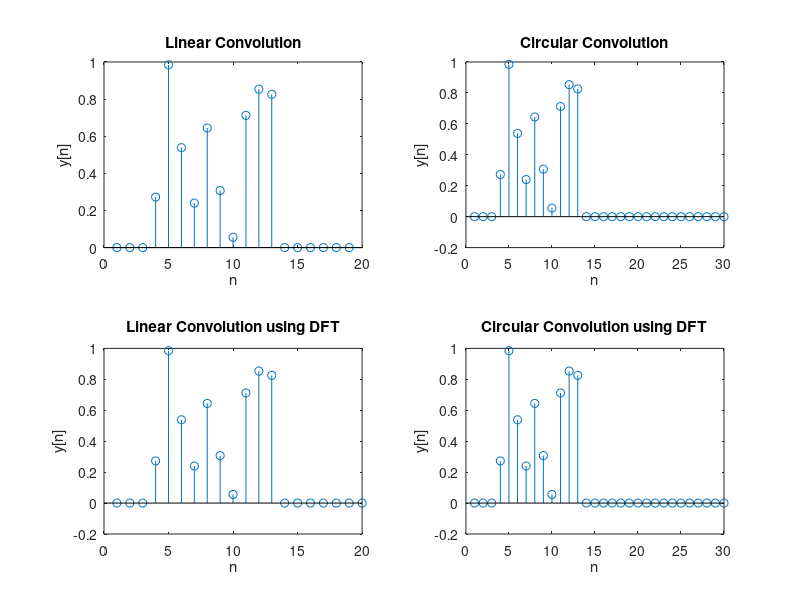

Reproduce this figure in MATLAB. (Note: this script raises an error after producing the figure.)

x1 = rand(10, 1);
x2 = zeros(10, 1);
x2(4, 1) = 1;

linear_conv = conv(x1, x2);
circular_conv = cconv(x1, x2, 30);

figure()
subplot(2, 2, 1)
stem(linear_conv)
title('Linear Convolution')
ylabel('y[n]')
xlabel('n')

subplot(2, 2, 2)
stem(circular_conv)
title('Circular Convolution')
ylabel('y[n]')
xlabel('n')

%--------- DFT Method-------

% linear Convolution
N = 20;
X1 = fft(x1, N);
X2 = fft(x2, N);

Y = X1.*X2;

y = ifft(Y);

subplot(2, 2, 3)
stem(y)
title('Linear Convolution using DFT')
ylabel('y[n]')
xlabel('n')


% Circular Convolution
N = 30;
X1 = fft(x1, N);
X2 = fft(x2, N);

Y = X1.*X2;

y = ifft(Y);

subplot(2, 2, 4)
stem(y)
title('Circular Convolution using DFT')
ylabel('y[n]')
xlabel('n')

sgtitle('Direct and DFT Based Convolution')
